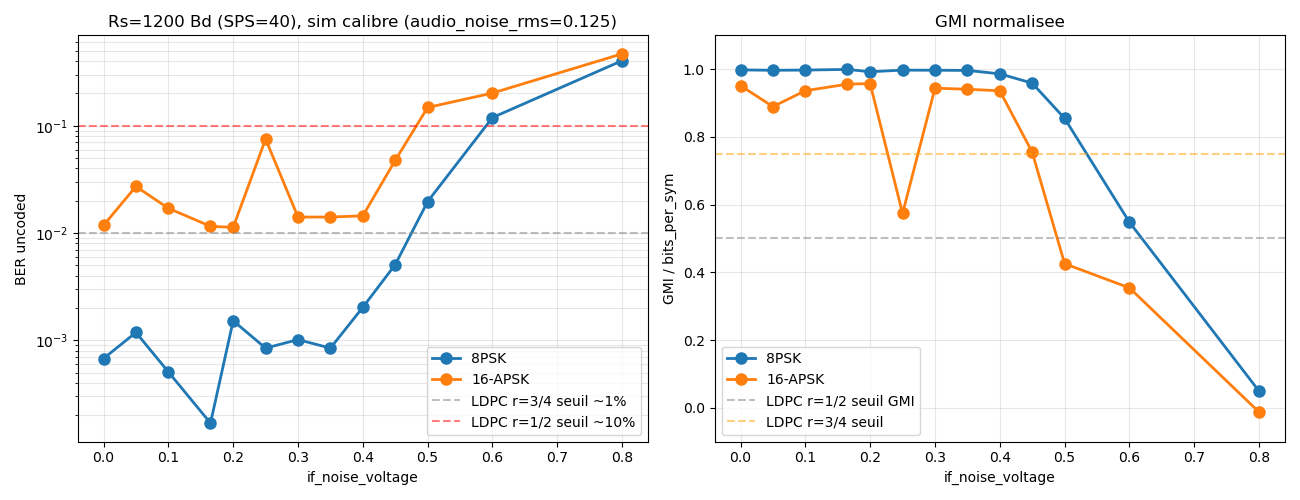
#> input picture presentation_assets/apsk_8psk_vs_16apsk.png, 1300 x 500 px, given in place of PXL_20260317_122350271.RAW-01.MP.COVER.jpg, which was not available
$ python make_compress_figs.py
#> lines starting #> are read from the running program, lines starting #| are printed output that depends on the picture
# -*- coding: utf-8 -*-
"""Build the codec-comparison figures for the F6KBR talk (slide 15).

AVIF is produced by the modem's own Rust codec (examples/compress_demo.rs).
JPEG / JPEG2000 / WebP are reference encoders (Pillow) at the SAME ~35 KB
budget and the SAME Full-HD resize, so the slide is a fair like-for-like.
"""
import io, os
from PIL import Image, ImageDraw, ImageFont
import pillow_avif  # noqa: registers the AVIF plugin for decode

SRC = "images/PXL_20260317_122350271.RAW-01.MP.COVER.jpg"
AVIF = "images/out_avif_modem.avif"
ASSETS = "presentation_assets"
TARGET = 35 * 1024
MAX_SIDE = 1920

# --- Full-HD resize (same geometry the Rust codec used) --------------------
src = Image.open(SRC).convert("RGB")
sw, sh = src.size
#> sw = 1300; sh = 500
scale = MAX_SIDE / max(sw, sh)
#> scale = 1.48
tw, th = round(sw * scale), round(sh * scale)
#> tw = 1920; th = 738
base = src.resize((tw, th), Image.LANCZOS)
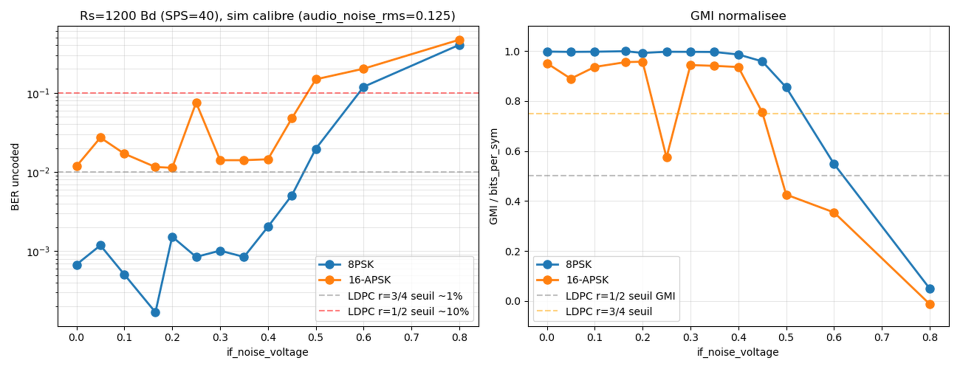
#> base: PIL image 1920x738 RGB (shown at 1/2 size); mean R, G, B 246.3, 245.6, 244.8
print(f"resized to {tw}x{th}")
#| resized to 1920x738

def bisect(encode, lo, hi, decreasing, iters=9):
    """encode(param)->bytes. Find param landing just under TARGET. If size
    grows with param set decreasing=False; if it shrinks, decreasing=True."""
#> called with lo = 5, hi = 95, decreasing = False, iters = 9
    best = None
    for _ in range(iters):
        mid = (lo + hi) / 2
        b = encode(mid)
        under = len(b) <= TARGET
        if best is None or (abs(len(b) - TARGET) < abs(len(best[1]) - TARGET)):
            best = (mid, b)
        # move toward target
        smaller_needed = len(b) > TARGET
        if decreasing:
            if smaller_needed: lo = mid
            else: hi = mid
        else:
            if smaller_needed: hi = mid
            else: lo = mid
    return best

def enc_jpeg(q):
    bio = io.BytesIO(); base.save(bio, "JPEG", quality=int(round(q)), optimize=True); return bio.getvalue()
def enc_webp(q):
    bio = io.BytesIO(); base.save(bio, "WEBP", quality=int(round(q)), method=6); return bio.getvalue()
def enc_jp2(ratio):
    bio = io.BytesIO()
    base.save(bio, "JPEG2000", quality_mode="rates", quality_layers=[float(ratio)])
    return bio.getvalue()

results = {}
qj, bj = bisect(enc_jpeg, 5, 95, decreasing=False);  results["JPEG"] = bj
qw, bw = bisect(enc_webp, 0, 100, decreasing=False);  results["WebP"] = bw
uncompressed = tw * th * 3
#> uncompressed = 4250880
qr, b2 = bisect(enc_jp2, 30, 800, decreasing=True);   results["JPEG 2000"] = b2
#> (the run stopped early here; a loop or call above may not have finished)

$ run again, on presentation_assets/apsk_ber_tau1.png
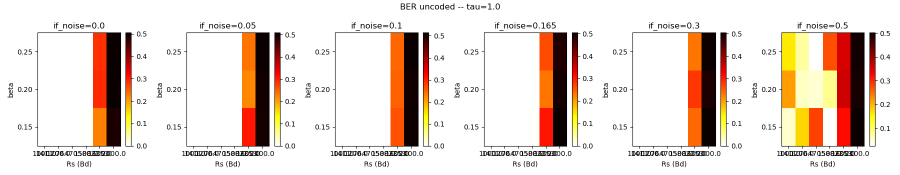
#> input picture presentation_assets/apsk_ber_tau1.png, 1800 x 350 px, given in place of PXL_20260317_122350271.RAW-01.MP.COVER.jpg, which was not available (shown at 1/2 size)
#> `base = src.resize((tw, th), Image.LANCZOS)`:
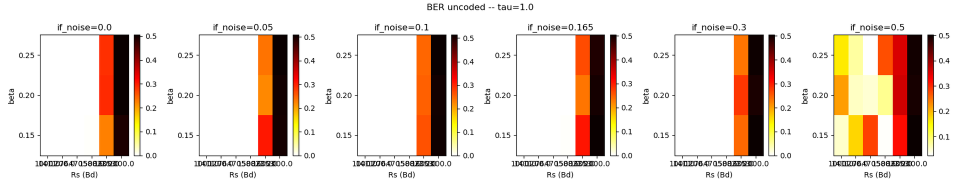
#> base: PIL image 1920x373 RGB (shown at 1/2 size); mean R, G, B 230.3, 215.2, 205.8
#| resized to 1920x373
